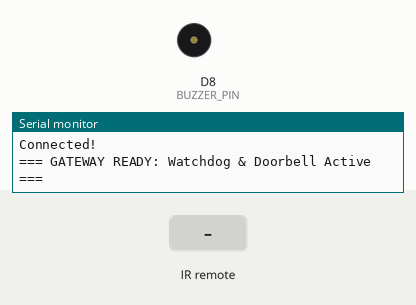
Simulated run of this sketch. Board: Arduino Uno R4 WiFi. Shown: buzzer (waves = sounding), the last lines printed to the serial monitor. Inputs (shaded band) come from the test bench. WiFi joins after 1.5 s; servers stay silent unless stated.

Above: at 3.0 s.
3.1 s: infrared code 0x313821 received
At 3.17 s:
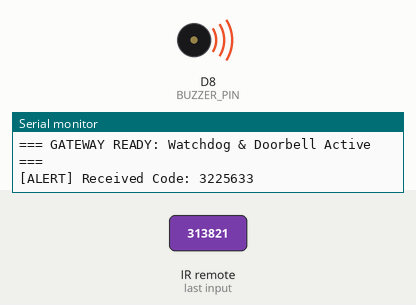
Timing chart, 0 to 6.1 s (numbered marks = the images above; inputs shaded):
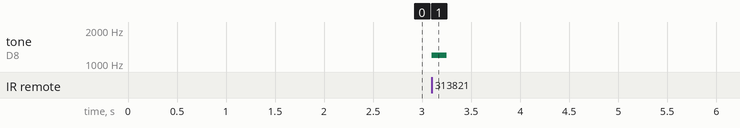

Measured:
- after the input at 3.1 s, tone on D8 (BUZZER_PIN): silent → 1200 Hz at once, → silent 0.15 s later

The sketch:

arduinocode.ino
```cpp
#include <RCSwitch.h>
#include <WiFiS3.h>
#include "ThingSpeak.h"

// CONFIGURATION
const char* ssid = "RoseHouse";
const char* pass = "1512Rose";
unsigned long channelNumber = 3225633;
const char * WriteAPIKey = "Y1BFKOJ2KKE64AQI";

// HARDWARE PINS
const int RF_PIN = 2;
const int BUZZER_PIN = 8;

// GLOBALS
RCSwitch mySwitch = RCSwitch();
WiFiClient  client;

// Logic Timers
unsigned long lastSignalTime = 0;
bool isSystemActive = false;
int consecutiveCount = 0;

// CONSTANTS
const long WATCHDOG_TIMEOUT = 15000; // 15s Silence = All Clear
const long SEQUENCE_WINDOW = 6000;   // 6s Window = Same Visitor

void setup() {
  Serial.begin(115200);
  while (!Serial && millis() < 3000);

  mySwitch.enableReceive(digitalPinToInterrupt(RF_PIN));
  pinMode(BUZZER_PIN, OUTPUT);

  // WiFi
  Serial.print("Connecting to WiFi");
  WiFi.begin(ssid, pass);
  while (WiFi.status() != WL_CONNECTED) {
    Serial.print(".");
    delay(1000);
  }
  Serial.println("\nConnected!");
  ThingSpeak.begin(client);

  // Reset Cloud on Boot
  ThingSpeak.setField(1, 0);
  ThingSpeak.writeFields(channelNumber, WriteAPIKey);
  Serial.println("=== GATEWAY READY: Watchdog & Doorbell Active ===");
}

void loop() {
  unsigned long currentTime = millis();

  // --- 1. RECEIVE SIGNAL ---
  if (mySwitch.available()) {
    int code = mySwitch.getReceivedValue();

    if (code > 0) {
      Serial.print("[ALERT] Received Code: ");
      Serial.println(code);

      // DOORBELL LOGIC
      // check if this signal is part of a sequence
      if (currentTime - lastSignalTime < SEQUENCE_WINDOW) {
         consecutiveCount++; // still here
      } else {
         consecutiveCount = 1; // new
      }

      // buzzer
      // only play chime if it's a Person (Code < 10) and they are lingering
      if (code < 10 && consecutiveCount >= 2) {
          Serial.println("Visitor Waiting -> Playing Chime");
          playChime();
      } else {
          // First time seeing them, or it's a dog/car
          soundAlarm(code);
      }

      // CLOUD UPLOAD
      ThingSpeak.setField(1, code);
      int x = ThingSpeak.writeFields(channelNumber, WriteAPIKey);
      if(x == 200) Serial.println("cloud updated");

      // reset times
      lastSignalTime = currentTime;
      isSystemActive = true;
    }

    mySwitch.resetAvailable();
    //  delay to prevent reading the exact same packet again
    delay(1000);
  }

  // reset dashabord if nothing is being seen
  if (isSystemActive && (currentTime - lastSignalTime > WATCHDOG_TIMEOUT)) {
    Serial.println("[INFO] sending all clear.");

    ThingSpeak.setField(1, 0); // Send 0 (Safe)
    int x = ThingSpeak.writeFields(channelNumber, WriteAPIKey);

    if(x == 200) {
      Serial.println(">> cloud reset complete");
      isSystemActive = false;
      consecutiveCount = 0; // Reset door count
    } else {
      Serial.println(">> cloud reset failed");
    }
  }
}

// --- SOUND EFFECTS ---

void soundAlarm(int code) {
  if (code < 10) {
     // person rapid beeps for amount of people
     for(int i=0; i<code; i++) {
       digitalWrite(BUZZER_PIN, HIGH); delay(100);
       digitalWrite(BUZZER_PIN, LOW); delay(100);
     }
  } else {
     // animals or cars just a short blip
     tone(BUZZER_PIN, 1200, 150);
  }
}

void playChime() {
  // ding dong!!
  tone(BUZZER_PIN, 660, 500); // high
  delay(550);
  tone(BUZZER_PIN, 550, 800); // low
  delay(850);
  noTone(BUZZER_PIN);
}
```
